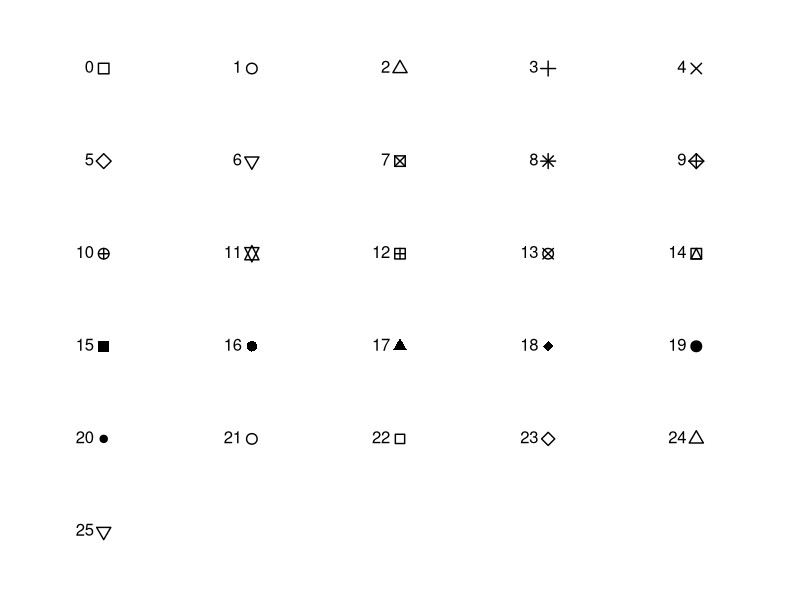

The R script that drew this image:
n <- 25
scale <- 5
png("pch_gallery.png", width=300, height=300, pointsize=18)
par(mar=rep(0, 4))
plot(c(0, scale), c(0, scale), type="n", xlab="", ylab="", axes=FALSE)
dx <- scale / 5
dy <- scale / 6
x0 <- dx/2
y0 <- scale - dy/2
x <- x0
y <- y0
cex <- 1.4
lwd <- 1.4
for (i in seq(0, n)) {
    points(x, y, pch=i, cex=cex, lwd=lwd)
    text(x, y, i, pos=2)
    x <- x + dx
    if (0 == (1+i)%%5) {
        x <- x0
        y <- y - dy
    }
}
dev.off()

